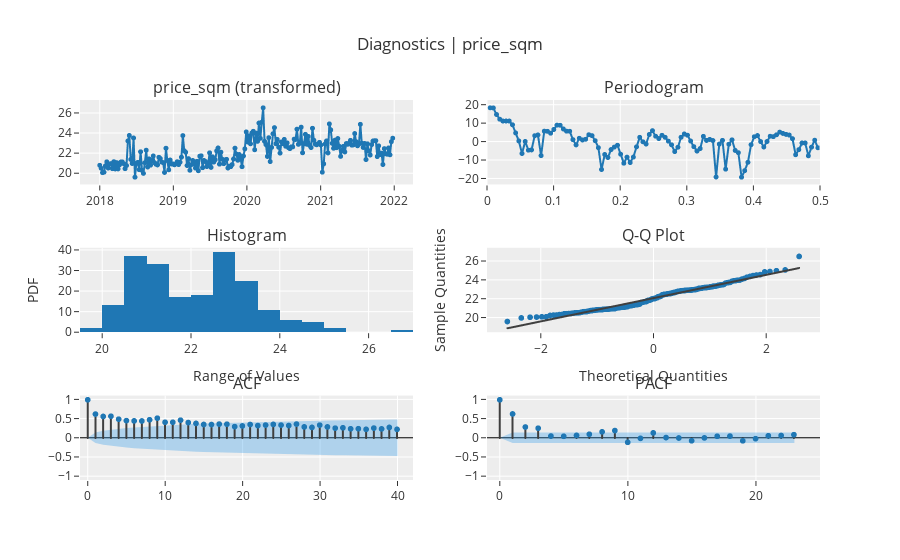

Notebook code cell kept with this figure:
### Code cell
s.plot_model(plot="diagnostics")

### Figure 1 — Plotly figure (JSON) as saved in the notebook; plotly's stock layout.template omitted (floating-point values rounded to 4 significant figures; data arrays with more than 128 entries replaced by an {"elided": "..."} marker saying what was removed)
{"data": [{"line": {"color": "rgb(31, 119, 180)", "width": 2}, "marker": {"color": "rgb(31, 119, 180)", "size": 5}, "mode": "lines+markers", "name": "price_sqm (transformed)", "showlegend": false, "type": "scattergl", "x": {"elided": "209 str values"}, "xaxis": "x", "y": {"elided": "209 float values"}, "yaxis": "y"}, {"hoverinfo": "text", "hovertext": ["Freq: 0.0048<br>Ampl: 18.5639<br>Time period: 209.0", "Freq: 0.0096<br>Ampl: 18.4687<br>Time period: 104.5", "Freq: 0.0144<br>Ampl: 14.9232<br>Time period: 69.6667", "Freq: 0.0191<br>Ampl: 12.3548<br>Time period: 52.25", "Freq: 0.0239<br>Ampl: 11.3452<br>Time period: 41.8", "Freq: 0.0287<br>Ampl: 11.3557<br>Time period: 34.8333", "Freq: 0.0335<br>Ampl: 11.3348<br>Time period: 29.8571", "Freq: 0.0383<br>Ampl: 9.3275<br>Time period: 26.125", "Freq: 0.0431<br>Ampl: 4.8607<br>Time period: 23.2222", "Freq: 0.0478<br>Ampl: 0.5086<br>Time period: 20.9", "Freq: 0.0526<br>Ampl: -6.3413<br>Time period: 19.0", "Freq: 0.0574<br>Ampl: 0.2173<br>Time period: 17.4167", "Freq: 0.0622<br>Ampl: -4.5174<br>Time period: 16.0769", "Freq: 0.067<br>Ampl: -4.3771<br>Time period: 14.9286", "Freq: 0.0718<br>Ampl: 3.3732<br>Time period: 13.9333", "Freq: 0.0766<br>Ampl: 3.7763<br>Time period: 13.0625", "Freq: 0.0813<br>Ampl: -7.4868<br>Time period: 12.2941", "Freq: 0.0861<br>Ampl: 5.8329<br>Time period: 11.6111", "Freq: 0.0909<br>Ampl: 5.759<br>Time period: 11.0", "Freq: 0.0957<br>Ampl: 4.7218<br>Time period: 10.45", "Freq: 0.1005<br>Ampl: 6.7597<br>Time period: 9.9524", "Freq: 0.1053<br>Ampl: 9.1334<br>Time period: 9.5", "Freq: 0.11<br>Ampl: 9.0396<br>Time period: 9.087", "Freq: 0.1148<br>Ampl: 7.0309<br>Time period: 8.7083", "Freq: 0.1196<br>Ampl: 5.8438<br>Time period: 8.36", "Freq: 0.1244<br>Ampl: 5.7806<br>Time period: 8.0385", "Freq: 0.1292<br>Ampl: 1.2249<br>Time period: 7.7407", "Freq: 0.134<br>Ampl: -1.6463<br>Time period: 7.4643", "Freq: 0.1388<br>Ampl: 1.9666<br>Time period: 7.2069", "Freq: 0.1435<br>Ampl: 1.0299<br>Time period: 6.9667", "Freq: 0.1483<br>Ampl: 1.4064<br>Time period: 6.7419", "Freq: 0.1531<br>Ampl: 3.8957<br>Time period: 6.5312", "Freq: 0.1579<br>Ampl: 3.4033<br>Time period: 6.3333", "Freq: 0.1627<br>Ampl: 0.6422<br>Time period: 6.1471", "Freq: 0.1675<br>Ampl: -3.1543<br>Time period: 5.9714", "Freq: 0.1722<br>Ampl: -15.0686<br>Time period: 5.8056", "Freq: 0.177<br>Ampl: -6.8891<br>Time period: 5.6486", "Freq: 0.1818<br>Ampl: -8.5277<br>Time period: 5.5", "Freq: 0.1866<br>Ampl: -4.1873<br>Time period: 5.359", "Freq: 0.1914<br>Ampl: -2.8516<br>Time period: 5.225", "Freq: 0.1962<br>Ampl: -1.8457<br>Time period: 5.0976", "Freq: 0.201<br>Ampl: -6.7194<br>Time period: 4.9762", "Freq: 0.2057<br>Ampl: -11.6485<br>Time period: 4.8605", "Freq: 0.2105<br>Ampl: -8.315<br>Time period: 4.75", "Freq: 0.2153<br>Ampl: -11.2545<br>Time period: 4.6444", "Freq: 0.2201<br>Ampl: -8.2941<br>Time period: 4.5435", "Freq: 0.2249<br>Ampl: -2.7087<br>Time period: 4.4468", "Freq: 0.2297<br>Ampl: 2.4848<br>Time period: 4.3542", "Freq: 0.2344<br>Ampl: 0.0462<br>Time period: 4.2653", "Freq: 0.2392<br>Ampl: -1.1814<br>Time period: 4.18", "Freq: 0.244<br>Ampl: 4.0115<br>Time period: 4.098", "Freq: 0.2488<br>Ampl: 6.1122<br>Time period: 4.0192", "Freq: 0.2536<br>Ampl: 3.0767<br>Time period: 3.9434", "Freq: 0.2584<br>Ampl: 1.8079<br>Time period: 3.8704", "Freq: 0.2632<br>Ampl: 3.5683<br>Time period: 3.8", "Freq: 0.2679<br>Ampl: 2.4668<br>Time period: 3.7321", "Freq: 0.2727<br>Ampl: 0.3892<br>Time period: 3.6667", "Freq: 0.2775<br>Ampl: -1.5881<br>Time period: 3.6034", "Freq: 0.2823<br>Ampl: -5.2834<br>Time period: 3.5424", "Freq: 0.2871<br>Ampl: -2.9365<br>Time period: 3.4833", "Freq: 0.2919<br>Ampl: 2.5141<br>Time period: 3.4262", "Freq: 0.2967<br>Ampl: 4.2922<br>Time period: 3.371", "Freq: 0.3014<br>Ampl: 3.6232<br>Time period: 3.3175", "Freq: 0.3062<br>Ampl: 0.4628<br>Time period: 3.2656", "Freq: 0.311<br>Ampl: -2.612<br>Time period: 3.2154", "Freq: 0.3158<br>Ampl: -5.0095<br>Time period: 3.1667", "Freq: 0.3206<br>Ampl: -3.6391<br>Time period: 3.1194", "Freq: 0.3254<br>Ampl: 3.0132<br>Time period: 3.0735", "Freq: 0.3301<br>Ampl: 0.7827<br>Time period: 3.029", "Freq: 0.3349<br>Ampl: 1.3353<br>Time period: 2.9857", "Freq: 0.3397<br>Ampl: 0.7045<br>Time period: 2.9437", "Freq: 0.3445<br>Ampl: -19.1345<br>Time period: 2.9028", "Freq: 0.3493<br>Ampl: -1.2119<br>Time period: 2.863", "Freq: 0.3541<br>Ampl: 0.8182<br>Time period: 2.8243", "Freq: 0.3589<br>Ampl: -14.8769<br>Time period: 2.7867", "Freq: 0.3636<br>Ampl: -1.2855<br>Time period: 2.75", "Freq: 0.3684<br>Ampl: 1.1085<br>Time period: 2.7143", "Freq: 0.3732<br>Ampl: -4.6498<br>Time period: 2.6795", "Freq: 0.378<br>Ampl: -5.8931<br>Time period: 2.6456", "Freq: 0.3828<br>Ampl: -19.2529<br>Time period: 2.6125", "Freq: 0.3876<br>Ampl: -15.6658<br>Time period: 2.5802", "Freq: 0.3923<br>Ampl: -11.1363<br>Time period: 2.5488", "Freq: 0.3971<br>Ampl: -1.536<br>Time period: 2.5181", "Freq: 0.4019<br>Ampl: 2.8029<br>Time period: 2.4881", "Freq: 0.4067<br>Ampl: 3.4366<br>Time period: 2.4588", "Freq: 0.4115<br>Ampl: 0.1661<br>Time period: 2.4302", "Freq: 0.4163<br>Ampl: -2.7778<br>Time period: 2.4023", "Freq: 0.4211<br>Ampl: 0.1878<br>Time period: 2.375", "Freq: 0.4258<br>Ampl: 3.0729<br>Time period: 2.3483", "Freq: 0.4306<br>Ampl: 2.8638<br>Time period: 2.3222", "Freq: 0.4354<br>Ampl: 3.8629<br>Time period: 2.2967", "Freq: 0.4402<br>Ampl: 5.3091<br>Time period: 2.2717", "Freq: 0.445<br>Ampl: 4.6049<br>Time period: 2.2473", "Freq: 0.4498<br>Ampl: 4.0775<br>Time period: 2.2234", "Freq: 0.4545<br>Ampl: 3.694<br>Time period: 2.2", "Freq: 0.4593<br>Ampl: 1.7522<br>Time period: 2.1771", "Freq: 0.4641<br>Ampl: -7.0215<br>Time period: 2.1546", "Freq: 0.4689<br>Ampl: -4.2342<br>Time period: 2.1327", "Freq: 0.4737<br>Ampl: -0.6164<br>Time period: 2.1111", "Freq: 0.4785<br>Ampl: -0.6239<br>Time period: 2.09", "Freq: 0.4833<br>Ampl: -7.5936<br>Time period: 2.0693", "Freq: 0.488<br>Ampl: -2.876<br>Time period: 2.049", "Freq: 0.4928<br>Ampl: 0.9165<br>Time period: 2.0291", "Freq: 0.4976<br>Ampl: -3.2242<br>Time period: 2.0096"], "line": {"color": "#1f77b4", "width": 2}, "marker": {"size": 5}, "mode": "lines+markers", "name": "price_sqm (transformed)", "showlegend": false, "type": "scattergl", "x": [0.004785, 0.009569, 0.01435, 0.01914, 0.02392, 0.02871, 0.03349, 0.03828, 0.04306, 0.04785, 0.05263, 0.05742, 0.0622, 0.06699, 0.07177, 0.07656, 0.08134, 0.08612, 0.09091, 0.09569, 0.1005, 0.1053, 0.11, 0.1148, 0.1196, 0.1244, 0.1292, 0.134, 0.1388, 0.1435, 0.1483, 0.1531, 0.1579, 0.1627, 0.1675, 0.1722, 0.177, 0.1818, 0.1866, 0.1914, 0.1962, 0.201, 0.2057, 0.2105, 0.2153, 0.2201, 0.2249, 0.2297, 0.2344, 0.2392, 0.244, 0.2488, 0.2536, 0.2584, 0.2632, 0.2679, 0.2727, 0.2775, 0.2823, 0.2871, 0.2919, 0.2967, 0.3014, 0.3062, 0.311, 0.3158, 0.3206, 0.3254, 0.3301, 0.3349, 0.3397, 0.3445, 0.3493, 0.3541, 0.3589, 0.3636, 0.3684, 0.3732, 0.378, 0.3828, 0.3876, 0.3923, 0.3971, 0.4019, 0.4067, 0.4115, 0.4163, 0.4211, 0.4258, 0.4306, 0.4354, 0.4402, 0.445, 0.4498, 0.4545, 0.4593, 0.4641, 0.4689, 0.4737, 0.4785, 0.4833, 0.488, 0.4928, 0.4976], "xaxis": "x2", "y": [18.56, 18.47, 14.92, 12.35, 11.35, 11.36, 11.33, 9.327, 4.861, 0.5086, -6.341, 0.2173, -4.517, -4.377, 3.373, 3.776, -7.487, 5.833, 5.759, 4.722, 6.76, 9.133, 9.04, 7.031, 5.844, 5.781, 1.225, -1.646, 1.967, 1.03, 1.406, 3.896, 3.403, 0.6422, -3.154, -15.07, -6.889, -8.528, -4.187, -2.852, -1.846, -6.719, -11.65, -8.315, -11.25, -8.294, -2.709, 2.485, 0.04619, -1.181, 4.012, 6.112, 3.077, 1.808, 3.568, 2.467, 0.3892, -1.588, -5.283, -2.937, 2.514, 4.292, 3.623, 0.4628, -2.612, -5.01, -3.639, 3.013, 0.7827, 1.335, 0.7045, -19.13, -1.212, 0.8182, -14.88, -1.285, 1.108, -4.65, -5.893, -19.25, -15.67, -11.14, -1.536, 2.803, 3.437, 0.1661, -2.778, 0.1878, 3.073, 2.864, 3.863, 5.309, 4.605, 4.078, 3.694, 1.752, -7.022, -4.234, -0.6164, -0.6239, -7.594, -2.876, 0.9165, -3.224], "yaxis": "y2"}, {"alignmentgroup": "True", "bingroup": "x", "hovertemplate": "variable=price_sqm (transformed)<br>value=%{x}<br>count=%{y}<extra></extra>", "legendgroup": "price_sqm (transformed)", "marker": {"color": "#1f77b4", "pattern": {"shape": ""}}, "name": "price_sqm (transformed)", "offsetgroup": "price_sqm (transformed)", "orientation": "v", "showlegend": false, "type": "histogram", "x": {"elided": "209 float values"}, "xaxis": "x3", "yaxis": "y3"}, {"marker": {"color": "#1f77b4"}, "mode": "markers", "name": "price_sqm (transformed)", "showlegend": false, "type": "scattergl", "x": {"elided": "209 float values"}, "xaxis": "x4", "y": {"elided": "209 float values"}, "yaxis": "y4"}, {"line": {"color": "#3f3f3f"}, "mode": "lines", "name": "price_sqm (transformed)", "showlegend": false, "type": "scattergl", "x": {"elided": "209 float values"}, "xaxis": "x4", "y": {"elided": "209 float values"}, "yaxis": "y4"}, {"line": {"color": "#3f3f3f"}, "mode": "lines", "name": "ACF", "showlegend": false, "type": "scattergl", "x": [0, 0], "xaxis": "x5", "y": [0, 1], "yaxis": "y5"}, {"line": {"color": "#3f3f3f"}, "mode": "lines", "name": "ACF", "showlegend": false, "type": "scattergl", "x": [1, 1], "xaxis": "x5", "y": [0, 0.6263], "yaxis": "y5"}, {"line": {"color": "#3f3f3f"}, "mode": "lines", "name": "ACF", "showlegend": false, "type": "scattergl", "x": [2, 2], "xaxis": "x5", "y": [0, 0.5642], "yaxis": "y5"}, {"line": {"color": "#3f3f3f"}, "mode": "lines", "name": "ACF", "showlegend": false, "type": "scattergl", "x": [3, 3], "xaxis": "x5", "y": [0, 0.5698], "yaxis": "y5"}, {"line": {"color": "#3f3f3f"}, "mode": "lines", "name": "ACF", "showlegend": false, "type": "scattergl", "x": [4, 4], "xaxis": "x5", "y": [0, 0.493], "yaxis": "y5"}, {"line": {"color": "#3f3f3f"}, "mode": "lines", "name": "ACF", "showlegend": false, "type": "scattergl", "x": [5, 5], "xaxis": "x5", "y": [0, 0.4553], "yaxis": "y5"}, {"line": {"color": "#3f3f3f"}, "mode": "lines", "name": "ACF", "showlegend": false, "type": "scattergl", "x": [6, 6], "xaxis": "x5", "y": [0, 0.4473], "yaxis": "y5"}, {"line": {"color": "#3f3f3f"}, "mode": "lines", "name": "ACF", "showlegend": false, "type": "scattergl", "x": [7, 7], "xaxis": "x5", "y": [0, 0.4456], "yaxis": "y5"}, {"line": {"color": "#3f3f3f"}, "mode": "lines", "name": "ACF", "showlegend": false, "type": "scattergl", "x": [8, 8], "xaxis": "x5", "y": [0, 0.4769], "yaxis": "y5"}, {"line": {"color": "#3f3f3f"}, "mode": "lines", "name": "ACF", "showlegend": false, "type": "scattergl", "x": [9, 9], "xaxis": "x5", "y": [0, 0.5191], "yaxis": "y5"}, {"line": {"color": "#3f3f3f"}, "mode": "lines", "name": "ACF", "showlegend": false, "type": "scattergl", "x": [10, 10], "xaxis": "x5", "y": [0, 0.4125], "yaxis": "y5"}, {"line": {"color": "#3f3f3f"}, "mode": "lines", "name": "ACF", "showlegend": false, "type": "scattergl", "x": [11, 11], "xaxis": "x5", "y": [0, 0.4121], "yaxis": "y5"}, {"line": {"color": "#3f3f3f"}, "mode": "lines", "name": "ACF", "showlegend": false, "type": "scattergl", "x": [12, 12], "xaxis": "x5", "y": [0, 0.4664], "yaxis": "y5"}, {"line": {"color": "#3f3f3f"}, "mode": "lines", "name": "ACF", "showlegend": false, "type": "scattergl", "x": [13, 13], "xaxis": "x5", "y": [0, 0.4043], "yaxis": "y5"}, {"line": {"color": "#3f3f3f"}, "mode": "lines", "name": "ACF", "showlegend": false, "type": "scattergl", "x": [14, 14], "xaxis": "x5", "y": [0, 0.3814], "yaxis": "y5"}, {"line": {"color": "#3f3f3f"}, "mode": "lines", "name": "ACF", "showlegend": false, "type": "scattergl", "x": [15, 15], "xaxis": "x5", "y": [0, 0.3539], "yaxis": "y5"}, {"line": {"color": "#3f3f3f"}, "mode": "lines", "name": "ACF", "showlegend": false, "type": "scattergl", "x": [16, 16], "xaxis": "x5", "y": [0, 0.3529], "yaxis": "y5"}, {"line": {"color": "#3f3f3f"}, "mode": "lines", "name": "ACF", "showlegend": false, "type": "scattergl", "x": [17, 17], "xaxis": "x5", "y": [0, 0.3645], "yaxis": "y5"}, {"line": {"color": "#3f3f3f"}, "mode": "lines", "name": "ACF", "showlegend": false, "type": "scattergl", "x": [18, 18], "xaxis": "x5", "y": [0, 0.3614], "yaxis": "y5"}, {"line": {"color": "#3f3f3f"}, "mode": "lines", "name": "ACF", "showlegend": false, "type": "scattergl", "x": [19, 19], "xaxis": "x5", "y": [0, 0.2977], "yaxis": "y5"}, {"line": {"color": "#3f3f3f"}, "mode": "lines", "name": "ACF", "showlegend": false, "type": "scattergl", "x": [20, 20], "xaxis": "x5", "y": [0, 0.3151], "yaxis": "y5"}, {"line": {"color": "#3f3f3f"}, "mode": "lines", "name": "ACF", "showlegend": false, "type": "scattergl", "x": [21, 21], "xaxis": "x5", "y": [0, 0.3533], "yaxis": "y5"}, {"line": {"color": "#3f3f3f"}, "mode": "lines", "name": "ACF", "showlegend": false, "type": "scattergl", "x": [22, 22], "xaxis": "x5", "y": [0, 0.3248], "yaxis": "y5"}, {"line": {"color": "#3f3f3f"}, "mode": "lines", "name": "ACF", "showlegend": false, "type": "scattergl", "x": [23, 23], "xaxis": "x5", "y": [0, 0.3381], "yaxis": "y5"}, {"line": {"color": "#3f3f3f"}, "mode": "lines", "name": "ACF", "showlegend": false, "type": "scattergl", "x": [24, 24], "xaxis": "x5", "y": [0, 0.3559], "yaxis": "y5"}, {"line": {"color": "#3f3f3f"}, "mode": "lines", "name": "ACF", "showlegend": false, "type": "scattergl", "x": [25, 25], "xaxis": "x5", "y": [0, 0.3381], "yaxis": "y5"}, {"line": {"color": "#3f3f3f"}, "mode": "lines", "name": "ACF", "showlegend": false, "type": "scattergl", "x": [26, 26], "xaxis": "x5", "y": [0, 0.3263], "yaxis": "y5"}, {"line": {"color": "#3f3f3f"}, "mode": "lines", "name": "ACF", "showlegend": false, "type": "scattergl", "x": [27, 27], "xaxis": "x5", "y": [0, 0.3642], "yaxis": "y5"}, {"line": {"color": "#3f3f3f"}, "mode": "lines", "name": "ACF", "showlegend": false, "type": "scattergl", "x": [28, 28], "xaxis": "x5", "y": [0, 0.2908], "yaxis": "y5"}, {"line": {"color": "#3f3f3f"}, "mode": "lines", "name": "ACF", "showlegend": false, "type": "scattergl", "x": [29, 29], "xaxis": "x5", "y": [0, 0.2768], "yaxis": "y5"}, {"line": {"color": "#3f3f3f"}, "mode": "lines", "name": "ACF", "showlegend": false, "type": "scattergl", "x": [30, 30], "xaxis": "x5", "y": [0, 0.3372], "yaxis": "y5"}, {"line": {"color": "#3f3f3f"}, "mode": "lines", "name": "ACF", "showlegend": false, "type": "scattergl", "x": [31, 31], "xaxis": "x5", "y": [0, 0.2901], "yaxis": "y5"}, {"line": {"color": "#3f3f3f"}, "mode": "lines", "name": "ACF", "showlegend": false, "type": "scattergl", "x": [32, 32], "xaxis": "x5", "y": [0, 0.2575], "yaxis": "y5"}, {"line": {"color": "#3f3f3f"}, "mode": "lines", "name": "ACF", "showlegend": false, "type": "scattergl", "x": [33, 33], "xaxis": "x5", "y": [0, 0.2669], "yaxis": "y5"}, {"line": {"color": "#3f3f3f"}, "mode": "lines", "name": "ACF", "showlegend": false, "type": "scattergl", "x": [34, 34], "xaxis": "x5", "y": [0, 0.2407], "yaxis": "y5"}, {"line": {"color": "#3f3f3f"}, "mode": "lines", "name": "ACF", "showlegend": false, "type": "scattergl", "x": [35, 35], "xaxis": "x5", "y": [0, 0.2434], "yaxis": "y5"}, {"line": {"color": "#3f3f3f"}, "mode": "lines", "name": "ACF", "showlegend": false, "type": "scattergl", "x": [36, 36], "xaxis": "x5", "y": [0, 0.2267], "yaxis": "y5"}, {"line": {"color": "#3f3f3f"}, "mode": "lines", "name": "ACF", "showlegend": false, "type": "scattergl", "x": [37, 37], "xaxis": "x5", "y": [0, 0.2594], "yaxis": "y5"}, {"line": {"color": "#3f3f3f"}, "mode": "lines", "name": "ACF", "showlegend": false, "type": "scattergl", "x": [38, 38], "xaxis": "x5", "y": [0, 0.2384], "yaxis": "y5"}, {"line": {"color": "#3f3f3f"}, "mode": "lines", "name": "ACF", "showlegend": false, "type": "scattergl", "x": [39, 39], "xaxis": "x5", "y": [0, 0.2765], "yaxis": "y5"}, {"line": {"color": "#3f3f3f"}, "mode": "lines", "name": "ACF", "showlegend": false, "type": "scattergl", "x": [40, 40], "xaxis": "x5", "y": [0, 0.2258], "yaxis": "y5"}, {"marker": {"color": "#1f77b4", "size": 6}, "mode": "markers", "name": "ACF", "showlegend": false, "type": "scattergl", "x": [0, 1, 2, 3, 4, 5, 6, 7, 8, 9, 10, 11, 12, 13, 14, 15, 16, 17, 18, 19, 20, 21, 22, 23, 24, 25, 26, 27, 28, 29, 30, 31, 32, 33, 34, 35, 36, 37, 38, 39, 40], "xaxis": "x5", "y": [1, 0.6263, 0.5642, 0.5698, 0.493, 0.4553, 0.4473, 0.4456, 0.4769, 0.5191, 0.4125, 0.4121, 0.4664, 0.4043, 0.3814, 0.3539, 0.3529, 0.3645, 0.3614, 0.2977, 0.3151, 0.3533, 0.3248, 0.3381, 0.3559, 0.3381, 0.3263, 0.3642, 0.2908, 0.2768, 0.3372, 0.2901, 0.2575, 0.2669, 0.2407, 0.2434, 0.2267, 0.2594, 0.2384, 0.2765, 0.2258], "yaxis": "y5"}, {"line": {"color": "rgba(255,255,255,0)"}, "mode": "lines", "name": "UC", "showlegend": false, "type": "scatter", "x": [0, 1, 2, 3, 4, 5, 6, 7, 8, 9, 10, 11, 12, 13, 14, 15, 16, 17, 18, 19, 20, 21, 22, 23, 24, 25, 26, 27, 28, 29, 30, 31, 32, 33, 34, 35, 36, 37, 38, 39, 40], "xaxis": "x5", "y": [0, 0.1356, 0.1811, 0.211, 0.2376, 0.2557, 0.2702, 0.2835, 0.296, 0.3098, 0.3254, 0.3349, 0.3441, 0.3555, 0.3639, 0.3712, 0.3773, 0.3833, 0.3896, 0.3958, 0.3999, 0.4044, 0.41, 0.4147, 0.4198, 0.4253, 0.4302, 0.4347, 0.4403, 0.4438, 0.447, 0.4516, 0.455, 0.4577, 0.4605, 0.4629, 0.4652, 0.4672, 0.4699, 0.4721, 0.4751], "yaxis": "y5"}, {"fill": "tonexty", "fillcolor": "rgba(32, 146, 230,0.3)", "line": {"color": "rgba(255,255,255,0)"}, "mode": "lines", "name": "LC", "showlegend": false, "type": "scatter", "x": [0, 1, 2, 3, 4, 5, 6, 7, 8, 9, 10, 11, 12, 13, 14, 15, 16, 17, 18, 19, 20, 21, 22, 23, 24, 25, 26, 27, 28, 29, 30, 31, 32, 33, 34, 35, 36, 37, 38, 39, 40], "xaxis": "x5", "y": [0, -0.1356, -0.1811, -0.211, -0.2376, -0.2557, -0.2702, -0.2835, -0.296, -0.3098, -0.3254, -0.3349, -0.3441, -0.3555, -0.3639, -0.3712, -0.3773, -0.3833, -0.3896, -0.3958, -0.3999, -0.4044, -0.41, -0.4147, -0.4198, -0.4253, -0.4302, -0.4347, -0.4403, -0.4438, -0.447, -0.4516, -0.455, -0.4577, -0.4605, -0.4629, -0.4652, -0.4672, -0.4699, -0.4721, -0.4751], "yaxis": "y5"}, {"line": {"color": "#3f3f3f"}, "mode": "lines", "name": "PACF", "showlegend": false, "type": "scattergl", "x": [0, 0], "xaxis": "x6", "y": [0, 1], "yaxis": "y6"}, {"line": {"color": "#3f3f3f"}, "mode": "lines", "name": "PACF", "showlegend": false, "type": "scattergl", "x": [1, 1], "xaxis": "x6", "y": [0, 0.6293], "yaxis": "y6"}, {"line": {"color": "#3f3f3f"}, "mode": "lines", "name": "PACF", "showlegend": false, "type": "scattergl", "x": [2, 2], "xaxis": "x6", "y": [0, 0.2876], "yaxis": "y6"}, {"line": {"color": "#3f3f3f"}, "mode": "lines", "name": "PACF", "showlegend": false, "type": "scattergl", "x": [3, 3], "xaxis": "x6", "y": [0, 0.2558], "yaxis": "y6"}, {"line": {"color": "#3f3f3f"}, "mode": "lines", "name": "PACF", "showlegend": false, "type": "scattergl", "x": [4, 4], "xaxis": "x6", "y": [0, 0.0513], "yaxis": "y6"}, {"line": {"color": "#3f3f3f"}, "mode": "lines", "name": "PACF", "showlegend": false, "type": "scattergl", "x": [5, 5], "xaxis": "x6", "y": [0, 0.04415], "yaxis": "y6"}, {"line": {"color": "#3f3f3f"}, "mode": "lines", "name": "PACF", "showlegend": false, "type": "scattergl", "x": [6, 6], "xaxis": "x6", "y": [0, 0.06831], "yaxis": "y6"}, {"line": {"color": "#3f3f3f"}, "mode": "lines", "name": "PACF", "showlegend": false, "type": "scattergl", "x": [7, 7], "xaxis": "x6", "y": [0, 0.09837], "yaxis": "y6"}, {"line": {"color": "#3f3f3f"}, "mode": "lines", "name": "PACF", "showlegend": false, "type": "scattergl", "x": [8, 8], "xaxis": "x6", "y": [0, 0.1612], "yaxis": "y6"}, {"line": {"color": "#3f3f3f"}, "mode": "lines", "name": "PACF", "showlegend": false, "type": "scattergl", "x": [9, 9], "xaxis": "x6", "y": [0, 0.1946], "yaxis": "y6"}, {"line": {"color": "#3f3f3f"}, "mode": "lines", "name": "PACF", "showlegend": false, "type": "scattergl", "x": [10, 10], "xaxis": "x6", "y": [0, -0.113], "yaxis": "y6"}, {"line": {"color": "#3f3f3f"}, "mode": "lines", "name": "PACF", "showlegend": false, "type": "scattergl", "x": [11, 11], "xaxis": "x6", "y": [0, -0.01011], "yaxis": "y6"}, {"line": {"color": "#3f3f3f"}, "mode": "lines", "name": "PACF", "showlegend": false, "type": "scattergl", "x": [12, 12], "xaxis": "x6", "y": [0, 0.1342], "yaxis": "y6"}, {"line": {"color": "#3f3f3f"}, "mode": "lines", "name": "PACF", "showlegend": false, "type": "scattergl", "x": [13, 13], "xaxis": "x6", "y": [0, 0.01153], "yaxis": "y6"}, {"line": {"color": "#3f3f3f"}, "mode": "lines", "name": "PACF", "showlegend": false, "type": "scattergl", "x": [14, 14], "xaxis": "x6", "y": [0, 0.0003549], "yaxis": "y6"}, {"line": {"color": "#3f3f3f"}, "mode": "lines", "name": "PACF", "showlegend": false, "type": "scattergl", "x": [15, 15], "xaxis": "x6", "y": [0, -0.07216], "yaxis": "y6"}, {"line": {"color": "#3f3f3f"}, "mode": "lines", "name": "PACF", "showlegend": false, "type": "scattergl", "x": [16, 16], "xaxis": "x6", "y": [0, 0.002627], "yaxis": "y6"}, {"line": {"color": "#3f3f3f"}, "mode": "lines", "name": "PACF", "showlegend": false, "type": "scattergl", "x": [17, 17], "xaxis": "x6", "y": [0, 0.0461], "yaxis": "y6"}, {"line": {"color": "#3f3f3f"}, "mode": "lines", "name": "PACF", "showlegend": false, "type": "scattergl", "x": [18, 18], "xaxis": "x6", "y": [0, 0.04986], "yaxis": "y6"}, {"line": {"color": "#3f3f3f"}, "mode": "lines", "name": "PACF", "showlegend": false, "type": "scattergl", "x": [19, 19], "xaxis": "x6", "y": [0, -0.07352], "yaxis": "y6"}, {"line": {"color": "#3f3f3f"}, "mode": "lines", "name": "PACF", "showlegend": false, "type": "scattergl", "x": [20, 20], "xaxis": "x6", "y": [0, -0.01713], "yaxis": "y6"}, {"line": {"color": "#3f3f3f"}, "mode": "lines", "name": "PACF", "showlegend": false, "type": "scattergl", "x": [21, 21], "xaxis": "x6", "y": [0, 0.05833], "yaxis": "y6"}, {"line": {"color": "#3f3f3f"}, "mode": "lines", "name": "PACF", "showlegend": false, "type": "scattergl", "x": [22, 22], "xaxis": "x6", "y": [0, 0.06544], "yaxis": "y6"}, {"line": {"color": "#3f3f3f"}, "mode": "lines", "name": "PACF", "showlegend": false, "type": "scattergl", "x": [23, 23], "xaxis": "x6", "y": [0, 0.08701], "yaxis": "y6"}, {"marker": {"color": "#1f77b4", "size": 6}, "mode": "markers", "name": "PACF", "showlegend": false, "type": "scattergl", "x": [0, 1, 2, 3, 4, 5, 6, 7, 8, 9, 10, 11, 12, 13, 14, 15, 16, 17, 18, 19, 20, 21, 22, 23], "xaxis": "x6", "y": [1, 0.6293, 0.2876, 0.2558, 0.0513, 0.04415, 0.06831, 0.09837, 0.1612, 0.1946, -0.113, -0.01011, 0.1342, 0.01153, 0.0003549, -0.07216, 0.002627, 0.0461, 0.04986, -0.07352, -0.01713, 0.05833, 0.06544, 0.08701], "yaxis": "y6"}, {"line": {"color": "rgba(255,255,255,0)"}, "mode": "lines", "name": "UC", "showlegend": false, "type": "scatter", "x": [0, 1, 2, 3, 4, 5, 6, 7, 8, 9, 10, 11, 12, 13, 14, 15, 16, 17, 18, 19, 20, 21, 22, 23], "xaxis": "x6", "y": [0, 0.1356, 0.1356, 0.1356, 0.1356, 0.1356, 0.1356, 0.1356, 0.1356, 0.1356, 0.1356, 0.1356, 0.1356, 0.1356, 0.1356, 0.1356, 0.1356, 0.1356, 0.1356, 0.1356, 0.1356, 0.1356, 0.1356, 0.1356], "yaxis": "y6"}, {"fill": "tonexty", "fillcolor": "rgba(32, 146, 230,0.3)", "line": {"color": "rgba(255,255,255,0)"}, "mode": "lines", "name": "LC", "showlegend": false, "type": "scatter", "x": [0, 1, 2, 3, 4, 5, 6, 7, 8, 9, 10, 11, 12, 13, 14, 15, 16, 17, 18, 19, 20, 21, 22, 23], "xaxis": "x6", "y": [0, -0.1356, -0.1356, -0.1356, -0.1356, -0.1356, -0.1356, -0.1356, -0.1356, -0.1356, -0.1356, -0.1356, -0.1356, -0.1356, -0.1356, -0.1356, -0.1356, -0.1356, -0.1356, -0.1356, -0.1356, -0.1356, -0.1356, -0.1356], "yaxis": "y6"}], "layout": {"annotations": [{"font": {"size": 16}, "showarrow": false, "text": "price_sqm (transformed)", "x": 0.225, "xanchor": "center", "xref": "paper", "y": 1, "yanchor": "bottom", "yref": "paper"}, {"font": {"size": 16}, "showarrow": false, "text": "Periodogram", "x": 0.775, "xanchor": "center", "xref": "paper", "y": 1, "yanchor": "bottom", "yref": "paper"}, {"font": {"size": 16}, "showarrow": false, "text": "Histogram", "x": 0.225, "xanchor": "center", "xref": "paper", "y": 0.6111, "yanchor": "bottom", "yref": "paper"}, {"font": {"size": 16}, "showarrow": false, "text": "Q-Q Plot", "x": 0.775, "xanchor": "center", "xref": "paper", "y": 0.6111, "yanchor": "bottom", "yref": "paper"}, {"font": {"size": 16}, "showarrow": false, "text": "ACF", "x": 0.225, "xanchor": "center", "xref": "paper", "y": 0.2222, "yanchor": "bottom", "yref": "paper"}, {"font": {"size": 16}, "showarrow": false, "text": "PACF", "x": 0.775, "xanchor": "center", "xref": "paper", "y": 0.2222, "yanchor": "bottom", "yref": "paper"}], "showlegend": false, "title": {"text": "Diagnostics | price_sqm"}, "xaxis": {"anchor": "y", "domain": [0, 0.45]}, "xaxis2": {"anchor": "y2", "domain": [0.55, 1], "range": [0, 0.5]}, "xaxis3": {"anchor": "y3", "domain": [0, 0.45], "title": {"text": "Range of Values"}}, "xaxis4": {"anchor": "y4", "domain": [0.55, 1], "title": {"text": "Theoretical Quantities"}}, "xaxis5": {"anchor": "y5", "domain": [0, 0.45], "range": [-1, 42]}, "xaxis6": {"anchor": "y6", "domain": [0.55, 1], "range": [-1, 25]}, "yaxis": {"anchor": "x", "domain": [0.7778, 1]}, "yaxis2": {"anchor": "x2", "domain": [0.7778, 1]}, "yaxis3": {"anchor": "x3", "domain": [0.3889, 0.6111], "title": {"text": "PDF"}}, "yaxis4": {"anchor": "x4", "domain": [0.3889, 0.6111], "title": {"text": "Sample Quantities"}}, "yaxis5": {"anchor": "x5", "domain": [0, 0.2222], "range": [-1.1, 1.1], "zerolinecolor": "#000000"}, "yaxis6": {"anchor": "x6", "domain": [0, 0.2222], "range": [-1.1, 1.1], "zerolinecolor": "#000000"}}}
